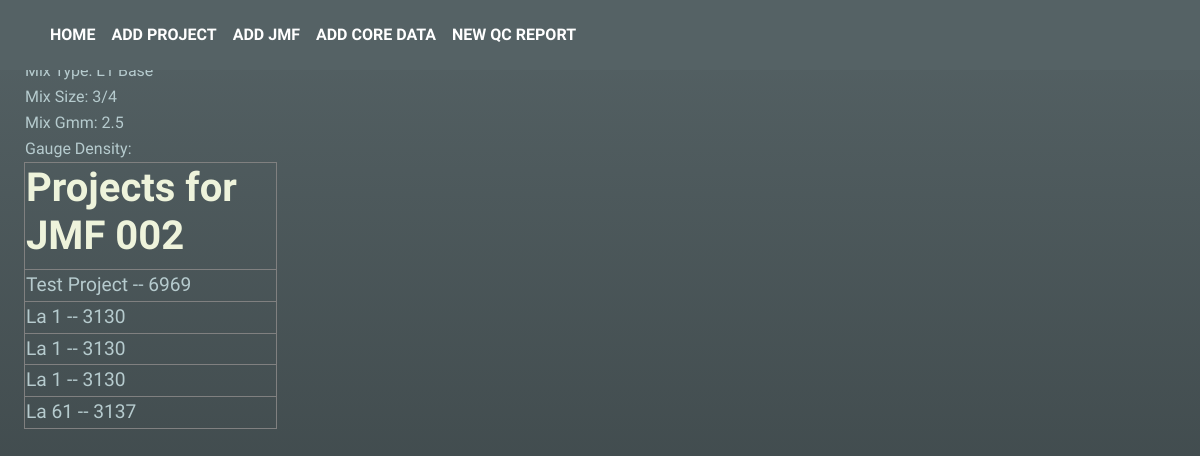
Page /show_jmfs/2 on the committed database.
### reports/models.py (models this page shows, shortened)
class JMF(models.Model):
    mix_type = models.CharField(max_length= 50, choices = [
        ('L1 WC', 'Level 1 Wearing Course'),
        ('L1 BC', 'Level 1 Binder Course'),
        ('L1 Base', 'Level 1 Base Course'),
        ('L2 WC', 'Level 2 Wearing Course'),
        ('L2 BC', 'Level 2 Binder Course'),
        ('L2F WC', 'Level 2F Wearing Course'),
        ('SMA', 'Stone Matrix Asphalt'),
        ('Dense', 'Dense Graded Asphalt'),
        ('OGFC', 'Open-Graded Friction Course'),
    ], default='L1 WC')
    mix_size = models.CharField(max_length=50, choices= [
        ('3/8', '3/8 inch mixture'),
        ('1/2', '1/2 inch mixture'),
        ('3/4', '3/4 inch mixture'),
        ('1', '1 inch mixture'),
    ], default='1/2')
    jmf_number = models.CharField(max_length=20)
    gmm = models.CharField(max_length= 10)
    gauge_density = models.CharField(max_length=10)
    project_name = models.ManyToManyField('Project', blank=True)
    pdf = models.FileField(upload_to='uploads/', blank=True)

class Project(models.Model):
    barber_number = models.CharField(max_length=10)
    state_number = models.CharField(max_length=15)
    project_name = models.CharField(max_length=50)
    jmfs = models.ManyToManyField(JMF, blank=True)
    def __str__(self):
        return self.project_name + ' -- ' + self.barber_number

### reports/views.py (the view)
# urls.py: path('show_jmfs/<jmf_id>',views.show_jmfs, name='show-jmfs'),
def show_jmfs(request, jmf_id):
    jmfs = JMF.objects.get(pk=jmf_id)
    projects = Project.objects.filter(jmfs__exact=jmfs)
    return render(request, 'reports/show_jmfs.html', {'jmfs': jmfs,'projects':projects, })

### reports/templates/reports/show_jmfs.html
{% extends 'reports/base.html' %}
{% load crispy_forms_tags %}
{% block content %}
    <div class="container-fluid">
        <table class='table-borderless col-lg-4'>
            <thread>
                <tr>
                    <th class="table-title"><h1>JMF {{jmfs.jmf_number}}</h1></th>
                </tr>
            </thread>
            <tbody class="table-body">
                <tr>
                    <td>Mix Type: {{jmfs.mix_type}}</td>
                </tr>
                <tr>
                    <td>Mix Size: {{jmfs.mix_size}}</td>
                </tr>
                <tr>
                    <td>Mix Gmm: {{jmfs.gmm}}</td>
                </tr>
                <tr>
                    <td>Gauge Density: {{ jmfs.guage_density }}</td>
                </tr>
            </tbody>
        </table>
        <table class='table-bordered col-lg-4'>
            <thead>
                <tr>
                    <th class="table-title"><h1>Projects for JMF {{jmfs.jmf_number}}</h1></th>
                </tr>
            </thead>
            <tbody>
        {% for project in projects  %}
            <tr>
                <td>
                    <a class="table-body site-links" href="{% url 'show-projects' project.id %}">
                        {{ project }} </a>
                </td>
            </tr>
        {% endfor %}
            </tbody>
        </table>
        <br/>
     </div>
{% endblock content %}

### reports/static/reports/assets/css/style.css (style rules this page uses)
:root { --color-body: #b6cbce; --color-heading: #eef3db; --color-base: #556265; --color-base2: #343d3f; --color-brand: #e0f780; --color-brand2: #deff58; --sidbar-width: 240px; --font-base: "Bai Jamjuree"; }
body { min-height: 100vh; background: linear-gradient(var(--color-base), var(--color-base2)), url(../images/paul-fiedler.jpg); background-size: cover; background-position: center; color: var(--color-body); font-family: var(--font-base), sans-serif; }
h1,h2,h3,h4,h5,h6 { color: var(--color-heading); font-weight: 700; }
a { text-decoration: none; color: var(--color-body); transition: all 0.4s ease; }
.site-links { font-size: 1.2rem; }

### rows in the picture
JMF: mix_type "L1 Base", mix_size "3/4", gmm "2.5", jmf_number "002"
Project: project_name+barber_number "Test Project -- 6969"
Project: project_name+barber_number "La 1 -- 3130"
Project: project_name+barber_number "La 1 -- 3130"
Project: project_name+barber_number "La 1 -- 3130"
Project: project_name+barber_number "La 61 -- 3137"
